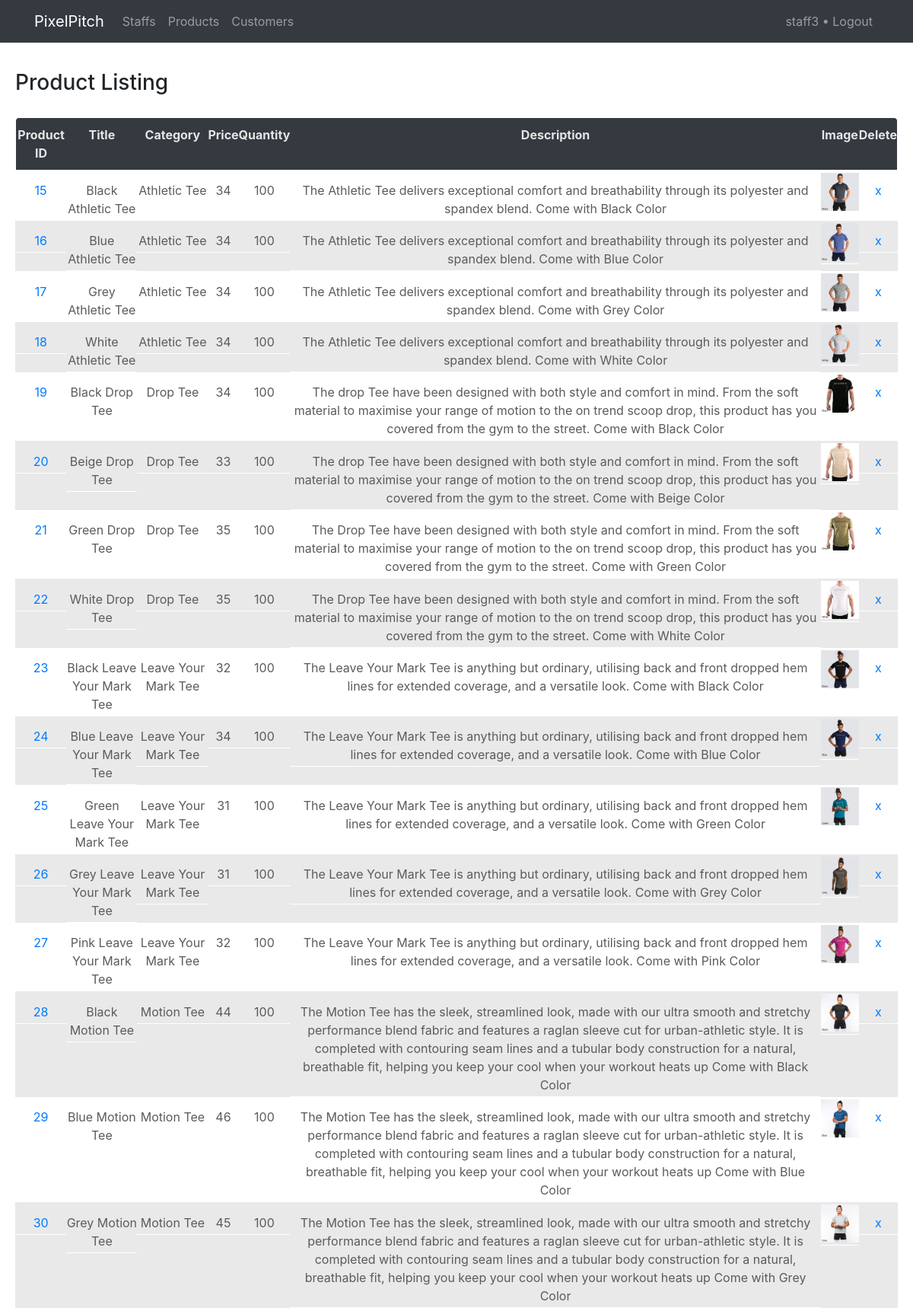
Screenshot of /WebClient/admin/product_listing.php (signed in, upper part) with the database file from the repository.
### tables this page shows
CREATE TABLE `products`
(
  `product_id` int(11) NOT NULL PRIMARY KEY AUTO_INCREMENT,
  `product_title` varchar(255) NOT NULL,
  `product_category_id` int(11) NOT NULL,
  `product_price` float NOT NULL,
  `product_quantity` int(11) NOT NULL,
  `product_description` text NOT NULL,
  `product_image` varchar(255) NOT NULL
);

### WebClient/admin/product_listing.php (the view, shortened to what this page needs)
<?php
require_once "../../Server/admin/adminConfig.php";
?>
<!DOCTYPE html>
<html>
<head>
    <link rel="stylesheet" href="https://maxcdn.bootstrapcdn.com/bootstrap/4.0.0-beta/css/bootstrap.min.css">
    <link href="https://maxcdn.bootstrapcdn.com/font-awesome/4.7.0/css/font-awesome.min.css" rel="stylesheet">
    <link rel="stylesheet" href="//code.jquery.com/ui/1.12.1/themes/base/jquery-ui.css">
    <link rel="stylesheet" type="text/css" href="../css/adminStyle.css">
</head>
<header>
    <nav class="navbar navbar-expand-lg navbar-dark bg-dark mb-3">
    <div class="container">
        <span class="navbar-brand">PixelPitch</span>
        <div class="collapse navbar-collapse" id="navbarNav">
            <ul class="navbar-nav">
                <li class="nav-item">
                    <a class="nav-link" href="staff_listing.php">Staffs</a>
                </li>
                <li class="nav-item">
                    <a class="nav-link" href="product_listing.php">Products</a>
                </li>
                <li class="nav-item">
                    <a class="nav-link" href="customer_listing.php">Customers</a>
                </li>
                </ul>
            <ul class="navbar-nav ml-auto">
                <li class="nav-item">
                    <a class="nav-link" href="admin_logout.php"><?php echo $_SESSION['login_user'] ; ?> • Logout</a>
                </li>
            </ul>
        </div>
    </div>
    </nav>
</header>
<h3 style="padding: 20px">Product Listing</h3>
<body>
    <?php
    $sql = "SELECT p.product_id, \n"
        . "p.product_title, \n"
        . "IFNULL(c.cat_id,0) as category_id, \n"
        . "IFNULL(c.cat_title,'') as product_category, \n"
        . "p.product_price, \n"
        . "p.product_quantity, \n"
        . "p.product_description, \n"
        . "p.product_image\n"
        . "FROM products p\n"
        . "	join categories c on p.product_category_id = c.cat_id\n"
        . "order by p.product_id";
    $result = $conn->query($sql);
        if ($result->num_rows > 0) {
            echo '<div class="table" id="results">';
            echo '<div class="theader">
                <div class="table_header">Product ID</div>
                <div class="table_header">Title</div>
                <div class="table_header">Category</div>
                <div class="table_header">Price</div>
                <div class="table_header">Quantity</div>
                <div class="table_header">Description</div>
                <div class="table_header">Image</div>
                <div class="table_header">Delete</div>
            </div>';
        while($row = $result->fetch_assoc()) {
            $productId = $row["product_id"];
            $productTitle = $row["product_title"];
            $categoryId = $row["category_id"];
            $productCategory = $row["product_category"];
            $price = $row["product_price"];
            $qty = $row["product_quantity"];
            $desc = $row["product_description"];
            $image = $row["product_image"];
            echo " <div class='table_row'>";
            echo "<div class='table_small'>
                    <div class='table_cell'>Product ID</div>
                    <div class='table_cell'><a href='#' onclick='lnkEdit_click(" . $productId . ", \"".$productTitle."\", ".$categoryId.", \"".$price."\", \"".$qty."\", \"".$desc."\", \"".$image."\");' >" . $productId . "</a></div>
                </div>";
            echo "<div class='table_small'>
                <div class='table_cell'>Product Title</div>
                <div class='table_cell'>".$productTitle."</div>
            </div>";
            echo "<div class='table_small'>
                <div class='table_cell'>Product Category</div>
                <div class='table_cell'>".$productCategory."</div>
            </div>";
            echo "<div class='table_small'>
                <div class='table_cell'>Price</div>
                <div class='table_cell'>".$price."</div>
            </div>";
            echo "<div class='table_small'>
                <div class='table_cell'>Quantity</div>
                <div class='table_cell'>".$qty."</div>
            </div>";
            echo "<div class='table_small'>
                <div class='table_cell'>Description</div>
                <div class='table_cell'>".$desc."</div>
            </div>";
            echo "<div class='table_small'>
                <div class='table_cell'>Product Image</div>
                <div class='table_cell'><img width='50' height='50' src='/pixelpitch/".$image."'/></div>
            </div>";
            echo "<div class='table_small'>
                <div class='table_cell'>Delete</div>
                <div class='table_cell'><a href='#' onclick=confirmDelete(".$productId.");>x</a></div>
            </div>";
            echo "</div>";
        }
        echo '</div>';
    } else {
        echo "0 results";
    }
    ?>
</body>
</html>

### WebClient/css/adminStyle.css (style rules this page uses)
.table { margin-left:auto; margin-right:auto; display: table; text-align: center; width: 100%; padding-left: 20px; padding-right: 20px; border-collapse: separate; font-family: -apple-system, BlinkMacSystemFont, 'Segoe UI', Roboto, Oxygen, Ubuntu, Cantarell, 'Open Sans', 'Helvetica Neue', sans-serif; font-weight: normal; }
.table_row { display: table-row; }
.theader { display: table-row; }
.table_header { display: table-cell; border-bottom: #fff 1px solid; border-top: #fff 1px solid; background: #343A40; color: #e5e5e5; padding-top: 10px; padding-bottom: 10px; font-weight: 700; }
.table_header:first-child { border-left: #fff 1px solid; border-top-left-radius: 5px; }
.table_header:last-child { border-right: #fff 1px solid; border-top-right-radius: 5px; }
.table_small { display: table-cell; }
.table_row > .table_small > .table_cell { padding-top: 3px; padding-bottom: 3px; color: #5b5b5b; border-bottom: #fff 1px solid; }
.table_row > .table_small:first-child > .table_cell { border-left: #fff 0px solid; }
.table_row > .table_small:last-child > .table_cell { border-right: #fff 0px solid; }
.table_row:nth-child(2n+3) { background: #e9e9e9; }

### rows the page displays
products: product_id "15", product_title "Black Athletic Tee", productCategory "Athletic Tee", product_price "34", product_quantity "100", product_description "The Athletic Tee delivers exceptional comfort and breathability through its polyester and spandex blend. Come with Black Color", product_image (picture)
products: product_id "16", product_title "Blue Athletic Tee", productCategory "Athletic Tee", product_price "34", product_quantity "100", product_description "The Athletic Tee delivers exceptional comfort and breathability through its polyester and spandex blend. Come with Blue Color", product_image (picture)
products: product_id "17", product_title "Grey Athletic Tee", productCategory "Athletic Tee", product_price "34", product_quantity "100", product_description "The Athletic Tee delivers exceptional comfort and breathability through its polyester and spandex blend. Come with Grey Color", product_image (picture)
products: product_id "18", product_title "White Athletic Tee", productCategory "Athletic Tee", product_price "34", product_quantity "100", product_description "The Athletic Tee delivers exceptional comfort and breathability through its polyester and spandex blend. Come with White Color", product_image (picture)
products: product_id "19", product_title "Black Drop Tee", productCategory "Drop Tee", product_price "34", product_quantity "100", product_description "The drop Tee have been designed with both style and comfort in mind. From the soft material to maximise your range of motion to the on trend scoop drop, this product has you covered from the gym to the street. Come with Black Color", product_image (picture)
products: product_id "20", product_title "Beige Drop Tee", productCategory "Drop Tee", product_price "33", product_quantity "100", product_description "The drop Tee have been designed with both style and comfort in mind. From the soft material to maximise your range of motion to the on trend scoop drop, this product has you covered from the gym to the street. Come with Beige Color", product_image (picture)
products: product_id "21", product_title "Green Drop Tee", productCategory "Drop Tee", product_price "35", product_quantity "100", product_description "The Drop Tee have been designed with both style and comfort in mind. From the soft material to maximise your range of motion to the on trend scoop drop, this product has you covered from the gym to the street. Come with Green Color", product_image (picture)
products: product_id "22", product_title "White Drop Tee", productCategory "Drop Tee", product_price "35", product_quantity "100", product_description "The Drop Tee have been designed with both style and comfort in mind. From the soft material to maximise your range of motion to the on trend scoop drop, this product has you covered from the gym to the street. Come with White Color", product_image (picture)
products: product_id "23", product_title "Black Leave Your Mark Tee", productCategory "Leave Your Mark Tee", product_price "32", product_quantity "100", product_description "The Leave Your Mark Tee is anything but ordinary, utilising back and front dropped hem lines for extended coverage, and a versatile look. Come with Black Color", product_image (picture)
products: product_id "24", product_title "Blue Leave Your Mark Tee", productCategory "Leave Your Mark Tee", product_price "34", product_quantity "100", product_description "The Leave Your Mark Tee is anything but ordinary, utilising back and front dropped hem lines for extended coverage, and a versatile look. Come with Blue Color", product_image (picture)
products: product_id "25", product_title "Green Leave Your Mark Tee", productCategory "Leave Your Mark Tee", product_price "31", product_quantity "100", product_description "The Leave Your Mark Tee is anything but ordinary, utilising back and front dropped hem lines for extended coverage, and a versatile look. Come with Green Color", product_image (picture)
products: product_id "26", product_title "Grey Leave Your Mark Tee", productCategory "Leave Your Mark Tee", product_price "31", product_quantity "100", product_description "The Leave Your Mark Tee is anything but ordinary, utilising back and front dropped hem lines for extended coverage, and a versatile look. Come with Grey Color", product_image (picture)
products: product_id "27", product_title "Pink Leave Your Mark Tee", productCategory "Leave Your Mark Tee", product_price "32", product_quantity "100", product_description "The Leave Your Mark Tee is anything but ordinary, utilising back and front dropped hem lines for extended coverage, and a versatile look. Come with Pink Color", product_image (picture)
products: product_id "28", product_title "Black Motion Tee", productCategory "Motion Tee", product_price "44", product_quantity "100", product_description "The Motion Tee has the sleek, streamlined look, made with our ultra smooth and stretchy performance blend fabric and features a raglan sleeve cut for urban-athletic style. It is completed with contouring seam lines and a tubular body construction for a natural, breathable fit, helping you keep your cool when your workout heats up Come with Black Color", product_image (picture)
products: product_id "29", product_title "Blue Motion Tee", productCategory "Motion Tee", product_price "46", product_quantity "100", product_description "The Motion Tee has the sleek, streamlined look, made with our ultra smooth and stretchy performance blend fabric and features a raglan sleeve cut for urban-athletic style. It is completed with contouring seam lines and a tubular body construction for a natural, breathable fit, helping you keep your cool when your workout heats up Come with Blue Color", product_image (picture)
products: product_id "30", product_title "Grey Motion Tee", productCategory "Motion Tee", product_price "45", product_quantity "100", product_description "The Motion Tee has the sleek, streamlined look, made with our ultra smooth and stretchy performance blend fabric and features a raglan sleeve cut for urban-athletic style. It is completed with contouring seam lines and a tubular body construction for a natural, breathable fit, helping you keep your cool when your workout heats up Come with Grey Color", product_image (picture)

### other values shown
$_SESSION['login_user'] "staff3"
